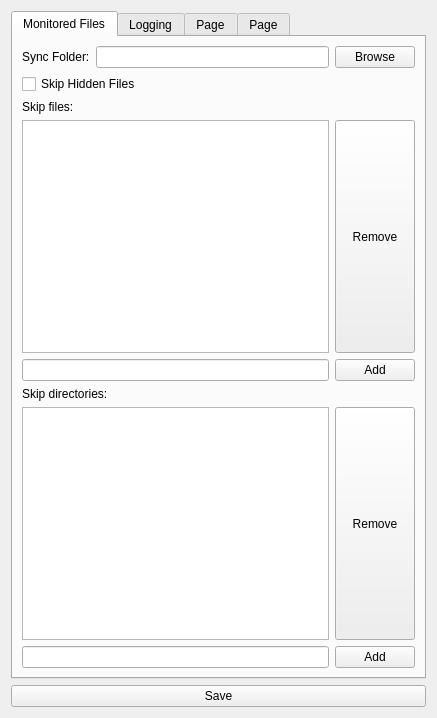
<?xml version="1.0" encoding="UTF-8"?>
<ui version="4.0">
 <class>Form</class>
 <widget class="QWidget" name="Form">
  <property name="geometry">
   <rect>
    <x>0</x>
    <y>0</y>
    <width>437</width>
    <height>718</height>
   </rect>
  </property>
  <property name="windowTitle">
   <string>Form</string>
  </property>
  <layout class="QVBoxLayout" name="verticalLayout_2">
   <item>
    <layout class="QVBoxLayout" name="verticalLayout">
     <item>
      <widget class="QTabWidget" name="tabWidget">
       <property name="currentIndex">
        <number>0</number>
       </property>
       <widget class="QWidget" name="exemptions_tab">
        <attribute name="title">
         <string>Monitored Files</string>
        </attribute>
        <layout class="QVBoxLayout" name="verticalLayout_3">
         <item>
          <layout class="QGridLayout" name="gridLayout_3">
           <item row="1" column="0" colspan="2">
            <widget class="QCheckBox" name="checkBox_2">
             <property name="text">
              <string>Skip Hidden Files</string>
             </property>
            </widget>
           </item>
           <item row="0" column="0">
            <widget class="QLabel" name="label">
             <property name="text">
              <string>Sync Folder:</string>
             </property>
            </widget>
           </item>
           <item row="0" column="1">
            <widget class="QLineEdit" name="lineEdit_4"/>
           </item>
           <item row="0" column="2">
            <widget class="QPushButton" name="pushButton">
             <property name="text">
              <string>Browse</string>
             </property>
            </widget>
           </item>
          </layout>
         </item>
         <item>
          <widget class="QLabel" name="label_4">
           <property name="text">
            <string>Skip files:</string>
           </property>
          </widget>
         </item>
         <item>
          <layout class="QGridLayout" name="gridLayout_2">
           <item row="1" column="0">
            <widget class="QLineEdit" name="lineEdit_2"/>
           </item>
           <item row="1" column="1">
            <widget class="QPushButton" name="pushButton_6">
             <property name="text">
              <string>Add</string>
             </property>
            </widget>
           </item>
           <item row="0" column="1">
            <widget class="QPushButton" name="pushButton_5">
             <property name="sizePolicy">
              <sizepolicy hsizetype="Minimum" vsizetype="Minimum">
               <horstretch>0</horstretch>
               <verstretch>0</verstretch>
              </sizepolicy>
             </property>
             <property name="text">
              <string>Remove</string>
             </property>
            </widget>
           </item>
           <item row="0" column="0">
            <widget class="QListWidget" name="listWidget"/>
           </item>
          </layout>
         </item>
         <item>
          <widget class="QLabel" name="label_5">
           <property name="text">
            <string>Skip directories:</string>
           </property>
          </widget>
         </item>
         <item>
          <layout class="QGridLayout" name="gridLayout">
           <item row="0" column="1">
            <widget class="QPushButton" name="pushButton_8">
             <property name="sizePolicy">
              <sizepolicy hsizetype="Maximum" vsizetype="Minimum">
               <horstretch>0</horstretch>
               <verstretch>0</verstretch>
              </sizepolicy>
             </property>
             <property name="text">
              <string>Remove</string>
             </property>
            </widget>
           </item>
           <item row="0" column="0">
            <widget class="QListWidget" name="listWidget_2">
             <property name="sizePolicy">
              <sizepolicy hsizetype="MinimumExpanding" vsizetype="Expanding">
               <horstretch>0</horstretch>
               <verstretch>0</verstretch>
              </sizepolicy>
             </property>
            </widget>
           </item>
           <item row="1" column="0">
            <widget class="QLineEdit" name="lineEdit_3"/>
           </item>
           <item row="1" column="1">
            <widget class="QPushButton" name="pushButton_7">
             <property name="sizePolicy">
              <sizepolicy hsizetype="Fixed" vsizetype="Fixed">
               <horstretch>0</horstretch>
               <verstretch>0</verstretch>
              </sizepolicy>
             </property>
             <property name="text">
              <string>Add</string>
             </property>
            </widget>
           </item>
          </layout>
         </item>
        </layout>
       </widget>
       <widget class="QWidget" name="logging_tab">
        <attribute name="title">
         <string>Logging</string>
        </attribute>
        <layout class="QVBoxLayout" name="verticalLayout_4">
         <item>
          <layout class="QGridLayout" name="gridLayout_4">
           <item row="0" column="0" colspan="2">
            <widget class="QCheckBox" name="checkBox">
             <property name="text">
              <string>Enable Logging</string>
             </property>
            </widget>
           </item>
           <item row="1" column="0">
            <widget class="QLabel" name="label_3">
             <property name="text">
              <string>Log location:</string>
             </property>
            </widget>
           </item>
           <item row="1" column="1">
            <widget class="QLineEdit" name="lineEdit"/>
           </item>
           <item row="1" column="2">
            <widget class="QPushButton" name="pushButton_2">
             <property name="text">
              <string>Browse</string>
             </property>
            </widget>
           </item>
          </layout>
         </item>
         <item>
          <spacer name="verticalSpacer">
           <property name="orientation">
            <enum>Qt::Vertical</enum>
           </property>
           <property name="sizeHint" stdset="0">
            <size>
             <width>20</width>
             <height>40</height>
            </size>
           </property>
          </spacer>
         </item>
        </layout>
       </widget>
       <widget class="QWidget" name="tab_3">
        <attribute name="title">
         <string>Page</string>
        </attribute>
       </widget>
       <widget class="QWidget" name="tab_4">
        <attribute name="title">
         <string>Page</string>
        </attribute>
       </widget>
      </widget>
     </item>
    </layout>
   </item>
   <item>
    <layout class="QHBoxLayout" name="horizontalLayout">
     <item>
      <widget class="QPushButton" name="pushButton_4">
       <property name="text">
        <string>Save</string>
       </property>
      </widget>
     </item>
    </layout>
   </item>
  </layout>
 </widget>
 <resources/>
 <connections/>
</ui>
